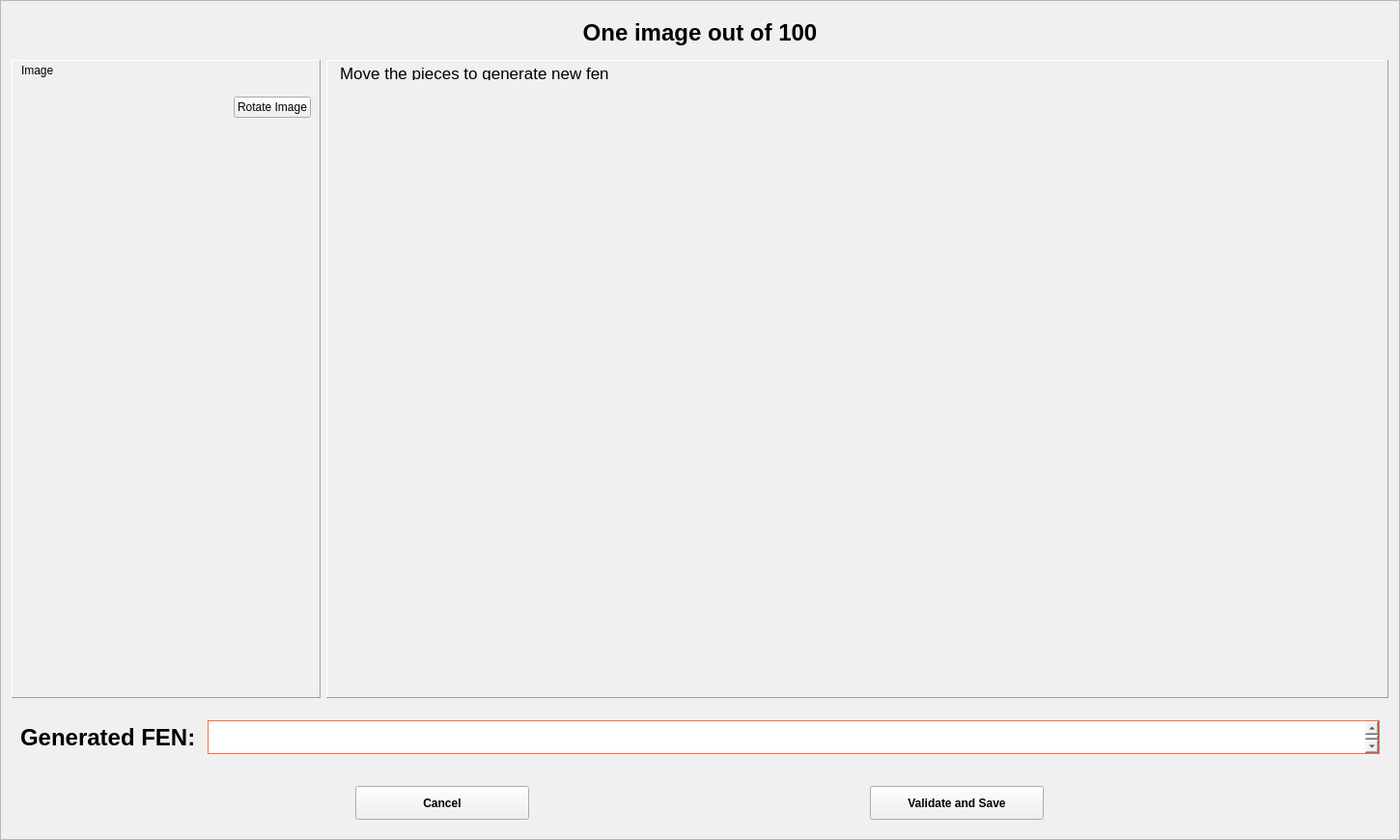
<?xml version="1.0" encoding="UTF-8"?>
<ui version="4.0">
 <class>ValidationWindow</class>
 <widget class="QWidget" name="ValidationWindow">
  <property name="geometry">
   <rect>
    <x>0</x>
    <y>0</y>
    <width>1450</width>
    <height>870</height>
   </rect>
  </property>
  <property name="font">
   <font>
    <family>Arial</family>
   </font>
  </property>
  <property name="windowTitle">
   <string>Form</string>
  </property>
  <layout class="QVBoxLayout" name="verticalLayout">
   <property name="spacing">
    <number>0</number>
   </property>
   <property name="leftMargin">
    <number>0</number>
   </property>
   <property name="topMargin">
    <number>0</number>
   </property>
   <property name="rightMargin">
    <number>0</number>
   </property>
   <property name="bottomMargin">
    <number>0</number>
   </property>
   <item>
    <widget class="QFrame" name="central_widget_frame">
     <property name="font">
      <font>
       <family>Arial</family>
      </font>
     </property>
     <property name="frameShape">
      <enum>QFrame::StyledPanel</enum>
     </property>
     <property name="frameShadow">
      <enum>QFrame::Raised</enum>
     </property>
     <layout class="QVBoxLayout" name="shadow_layout">
      <property name="spacing">
       <number>0</number>
      </property>
      <property name="leftMargin">
       <number>2</number>
      </property>
      <property name="topMargin">
       <number>2</number>
      </property>
      <property name="rightMargin">
       <number>2</number>
      </property>
      <property name="bottomMargin">
       <number>2</number>
      </property>
      <item>
       <widget class="QFrame" name="background_frame">
        <property name="font">
         <font>
          <family>Arial</family>
         </font>
        </property>
        <property name="styleSheet">
         <string notr="true">background-color: #f0f0f0;</string>
        </property>
        <property name="frameShape">
         <enum>QFrame::NoFrame</enum>
        </property>
        <property name="frameShadow">
         <enum>QFrame::Raised</enum>
        </property>
        <layout class="QVBoxLayout" name="verticalLayout_3">
         <property name="spacing">
          <number>0</number>
         </property>
         <property name="leftMargin">
          <number>0</number>
         </property>
         <property name="topMargin">
          <number>0</number>
         </property>
         <property name="rightMargin">
          <number>0</number>
         </property>
         <property name="bottomMargin">
          <number>0</number>
         </property>
         <item>
          <widget class="QFrame" name="content_frame">
           <property name="font">
            <font>
             <family>Arial</family>
            </font>
           </property>
           <property name="frameShape">
            <enum>QFrame::NoFrame</enum>
           </property>
           <property name="frameShadow">
            <enum>QFrame::Raised</enum>
           </property>
           <layout class="QVBoxLayout" name="verticalLayout_5">
            <item>
             <widget class="QFrame" name="img_count_frame">
              <property name="minimumSize">
               <size>
                <width>0</width>
                <height>0</height>
               </size>
              </property>
              <property name="font">
               <font>
                <family>Arial</family>
               </font>
              </property>
              <property name="frameShape">
               <enum>QFrame::NoFrame</enum>
              </property>
              <property name="frameShadow">
               <enum>QFrame::Raised</enum>
              </property>
              <layout class="QHBoxLayout" name="horizontalLayout_4">
               <property name="spacing">
                <number>0</number>
               </property>
               <property name="leftMargin">
                <number>0</number>
               </property>
               <property name="topMargin">
                <number>8</number>
               </property>
               <property name="rightMargin">
                <number>0</number>
               </property>
               <property name="bottomMargin">
                <number>8</number>
               </property>
               <item>
                <widget class="QLabel" name="count_images_label">
                 <property name="maximumSize">
                  <size>
                   <width>16777215</width>
                   <height>16777215</height>
                  </size>
                 </property>
                 <property name="font">
                  <font>
                   <family>Arial</family>
                   <pointsize>18</pointsize>
                   <italic>false</italic>
                   <bold>true</bold>
                  </font>
                 </property>
                 <property name="styleSheet">
                  <string notr="true">color: black;
</string>
                 </property>
                 <property name="text">
                  <string>One image out of 100</string>
                 </property>
                 <property name="alignment">
                  <set>Qt::AlignCenter</set>
                 </property>
                </widget>
               </item>
              </layout>
             </widget>
            </item>
            <item>
             <widget class="QFrame" name="image_board_frame">
              <property name="minimumSize">
               <size>
                <width>940</width>
                <height>370</height>
               </size>
              </property>
              <property name="maximumSize">
               <size>
                <width>16777215</width>
                <height>16777215</height>
               </size>
              </property>
              <property name="font">
               <font>
                <family>Arial</family>
               </font>
              </property>
              <property name="frameShape">
               <enum>QFrame::NoFrame</enum>
              </property>
              <property name="frameShadow">
               <enum>QFrame::Sunken</enum>
              </property>
              <layout class="QHBoxLayout" name="horizontalLayout">
               <property name="spacing">
                <number>-1</number>
               </property>
               <property name="leftMargin">
                <number>0</number>
               </property>
               <property name="topMargin">
                <number>0</number>
               </property>
               <property name="rightMargin">
                <number>0</number>
               </property>
               <property name="bottomMargin">
                <number>0</number>
               </property>
               <item>
                <widget class="QFrame" name="image_frame">
                 <property name="minimumSize">
                  <size>
                   <width>0</width>
                   <height>350</height>
                  </size>
                 </property>
                 <property name="font">
                  <font>
                   <family>Arial</family>
                  </font>
                 </property>
                 <property name="frameShape">
                  <enum>QFrame::Panel</enum>
                 </property>
                 <property name="frameShadow">
                  <enum>QFrame::Raised</enum>
                 </property>
                 <layout class="QVBoxLayout" name="verticalLayout_2">
                  <property name="topMargin">
                   <number>0</number>
                  </property>
                  <item>
                   <widget class="QLabel" name="image_text_label">
                    <property name="minimumSize">
                     <size>
                      <width>0</width>
                      <height>0</height>
                     </size>
                    </property>
                    <property name="maximumSize">
                     <size>
                      <width>16777215</width>
                      <height>20</height>
                     </size>
                    </property>
                    <property name="font">
                     <font>
                      <family>Arial</family>
                     </font>
                    </property>
                    <property name="styleSheet">
                     <string notr="true">color: black;</string>
                    </property>
                    <property name="lineWidth">
                     <number>1</number>
                    </property>
                    <property name="text">
                     <string>Image</string>
                    </property>
                    <property name="margin">
                     <number>0</number>
                    </property>
                   </widget>
                  </item>
                  <item>
                   <widget class="QFrame" name="rotate_img_frame">
                    <property name="sizePolicy">
                     <sizepolicy hsizetype="Fixed" vsizetype="Preferred">
                      <horstretch>0</horstretch>
                      <verstretch>0</verstretch>
                     </sizepolicy>
                    </property>
                    <property name="maximumSize">
                     <size>
                      <width>16777215</width>
                      <height>45</height>
                     </size>
                    </property>
                    <property name="layoutDirection">
                     <enum>Qt::RightToLeft</enum>
                    </property>
                    <property name="frameShape">
                     <enum>QFrame::NoFrame</enum>
                    </property>
                    <property name="frameShadow">
                     <enum>QFrame::Plain</enum>
                    </property>
                    <layout class="QHBoxLayout" name="horizontalLayout_5">
                     <property name="leftMargin">
                      <number>0</number>
                     </property>
                     <property name="topMargin">
                      <number>0</number>
                     </property>
                     <property name="rightMargin">
                      <number>0</number>
                     </property>
                     <property name="bottomMargin">
                      <number>0</number>
                     </property>
                     <item>
                      <widget class="QPushButton" name="rotate_image_btn">
                       <property name="sizePolicy">
                        <sizepolicy hsizetype="Minimum" vsizetype="Fixed">
                         <horstretch>0</horstretch>
                         <verstretch>0</verstretch>
                        </sizepolicy>
                       </property>
                       <property name="maximumSize">
                        <size>
                         <width>100</width>
                         <height>16777215</height>
                        </size>
                       </property>
                       <property name="layoutDirection">
                        <enum>Qt::LeftToRight</enum>
                       </property>
                       <property name="styleSheet">
                        <string notr="true">QPushButton{
	background-color : #235784;
	color: white;
    padding: 5px 10px;
    border-radius: 4px;
	outline: none;
}
QPushButton::hover {background-color : #40a8c4};</string>
                       </property>
                       <property name="text">
                        <string>Rotate Image</string>
                       </property>
                      </widget>
                     </item>
                    </layout>
                   </widget>
                  </item>
                  <item>
                   <widget class="ClickableLabel" name="chess_img_label">
                    <property name="minimumSize">
                     <size>
                      <width>300</width>
                      <height>300</height>
                     </size>
                    </property>
                    <property name="font">
                     <font>
                      <family>Arial</family>
                     </font>
                    </property>
                    <property name="styleSheet">
                     <string notr="true">margin-top: 20px;</string>
                    </property>
                    <property name="text">
                     <string/>
                    </property>
                   </widget>
                  </item>
                 </layout>
                </widget>
               </item>
               <item>
                <widget class="QFrame" name="board_frame">
                 <property name="minimumSize">
                  <size>
                   <width>0</width>
                   <height>350</height>
                  </size>
                 </property>
                 <property name="maximumSize">
                  <size>
                   <width>16777215</width>
                   <height>16777215</height>
                  </size>
                 </property>
                 <property name="font">
                  <font>
                   <family>Arial</family>
                  </font>
                 </property>
                 <property name="frameShape">
                  <enum>QFrame::Panel</enum>
                 </property>
                 <property name="frameShadow">
                  <enum>QFrame::Raised</enum>
                 </property>
                 <layout class="QVBoxLayout" name="verticalLayout_4">
                  <property name="spacing">
                   <number>-1</number>
                  </property>
                  <property name="topMargin">
                   <number>0</number>
                  </property>
                  <item>
                   <widget class="QLabel" name="move_pieces_label">
                    <property name="maximumSize">
                     <size>
                      <width>16777215</width>
                      <height>25</height>
                     </size>
                    </property>
                    <property name="font">
                     <font>
                      <family>Arial</family>
                      <pointsize>13</pointsize>
                     </font>
                    </property>
                    <property name="styleSheet">
                     <string notr="true">color: black;
margin-bottom: 5px;
padding-top: 5px;</string>
                    </property>
                    <property name="text">
                     <string>Move the pieces to generate new fen</string>
                    </property>
                   </widget>
                  </item>
                  <item>
                   <widget class="QGraphicsView" name="chess_graphic_view">
                    <property name="sizePolicy">
                     <sizepolicy hsizetype="Expanding" vsizetype="Expanding">
                      <horstretch>0</horstretch>
                      <verstretch>0</verstretch>
                     </sizepolicy>
                    </property>
                    <property name="minimumSize">
                     <size>
                      <width>300</width>
                      <height>300</height>
                     </size>
                    </property>
                    <property name="maximumSize">
                     <size>
                      <width>1200</width>
                      <height>16777215</height>
                     </size>
                    </property>
                    <property name="font">
                     <font>
                      <family>Arial</family>
                     </font>
                    </property>
                    <property name="frameShape">
                     <enum>QFrame::NoFrame</enum>
                    </property>
                    <property name="frameShadow">
                     <enum>QFrame::Sunken</enum>
                    </property>
                   </widget>
                  </item>
                 </layout>
                </widget>
               </item>
              </layout>
             </widget>
            </item>
            <item>
             <widget class="QFrame" name="generated_fen_frame">
              <property name="maximumSize">
               <size>
                <width>16777215</width>
                <height>70</height>
               </size>
              </property>
              <property name="font">
               <font>
                <family>Arial</family>
               </font>
              </property>
              <property name="frameShape">
               <enum>QFrame::NoFrame</enum>
              </property>
              <property name="frameShadow">
               <enum>QFrame::Raised</enum>
              </property>
              <layout class="QHBoxLayout" name="horizontalLayout_2">
               <property name="topMargin">
                <number>0</number>
               </property>
               <property name="bottomMargin">
                <number>0</number>
               </property>
               <item>
                <widget class="QLabel" name="generated_fen_label">
                 <property name="font">
                  <font>
                   <family>Arial</family>
                   <pointsize>18</pointsize>
                   <bold>true</bold>
                  </font>
                 </property>
                 <property name="styleSheet">
                  <string notr="true">color: black;</string>
                 </property>
                 <property name="text">
                  <string>Generated FEN: </string>
                 </property>
                </widget>
               </item>
               <item>
                <widget class="QTextEdit" name="generated_fen_text_edit">
                 <property name="maximumSize">
                  <size>
                   <width>16777215</width>
                   <height>35</height>
                  </size>
                 </property>
                 <property name="font">
                  <font>
                   <family>Arial</family>
                   <pointsize>18</pointsize>
                  </font>
                 </property>
                 <property name="styleSheet">
                  <string notr="true">background-color: white;
border: 1px solid #ff6e40;
color: black;
text-align: center;</string>
                 </property>
                </widget>
               </item>
              </layout>
             </widget>
            </item>
            <item>
             <widget class="QFrame" name="btns_frame">
              <property name="maximumSize">
               <size>
                <width>16777215</width>
                <height>70</height>
               </size>
              </property>
              <property name="font">
               <font>
                <family>Arial</family>
               </font>
              </property>
              <property name="frameShape">
               <enum>QFrame::NoFrame</enum>
              </property>
              <property name="frameShadow">
               <enum>QFrame::Raised</enum>
              </property>
              <layout class="QHBoxLayout" name="horizontalLayout_3">
               <item>
                <widget class="QPushButton" name="cancel_validation_btn">
                 <property name="minimumSize">
                  <size>
                   <width>180</width>
                   <height>35</height>
                  </size>
                 </property>
                 <property name="maximumSize">
                  <size>
                   <width>160</width>
                   <height>16777215</height>
                  </size>
                 </property>
                 <property name="font">
                  <font>
                   <family>Arial</family>
                   <bold>true</bold>
                  </font>
                 </property>
                 <property name="styleSheet">
                  <string notr="true">QPushButton{
	background-color : #343a40;
	color: white;
}
QPushButton::hover {background-color : #5a6268};</string>
                 </property>
                 <property name="text">
                  <string>Cancel</string>
                 </property>
                 <property name="icon">
                  <iconset resource="../resource.qrc">
                   <normaloff>:/assets/icons/cancel.png</normaloff>:/assets/icons/cancel.png</iconset>
                 </property>
                 <property name="iconSize">
                  <size>
                   <width>18</width>
                   <height>18</height>
                  </size>
                 </property>
                </widget>
               </item>
               <item>
                <widget class="QPushButton" name="save_validation_btn">
                 <property name="minimumSize">
                  <size>
                   <width>180</width>
                   <height>35</height>
                  </size>
                 </property>
                 <property name="maximumSize">
                  <size>
                   <width>160</width>
                   <height>16777215</height>
                  </size>
                 </property>
                 <property name="font">
                  <font>
                   <family>Arial</family>
                   <bold>true</bold>
                  </font>
                 </property>
                 <property name="styleSheet">
                  <string notr="true">QPushButton{
	background-color : #ff6e40;
	color: white;
}
QPushButton::hover {background-color : #ffc13b};</string>
                 </property>
                 <property name="text">
                  <string>Validate and Save</string>
                 </property>
                 <property name="icon">
                  <iconset resource="../resource.qrc">
                   <normaloff>:/assets/icons/save.png</normaloff>:/assets/icons/save.png</iconset>
                 </property>
                 <property name="iconSize">
                  <size>
                   <width>18</width>
                   <height>18</height>
                  </size>
                 </property>
                </widget>
               </item>
              </layout>
             </widget>
            </item>
           </layout>
          </widget>
         </item>
        </layout>
       </widget>
      </item>
     </layout>
    </widget>
   </item>
  </layout>
 </widget>
 <customwidgets>
  <customwidget>
   <class>ClickableLabel</class>
   <extends>QLabel</extends>
   <header>views/components</header>
  </customwidget>
 </customwidgets>
 <resources>
  <include location="../resource.qrc"/>
 </resources>
 <connections/>
</ui>
